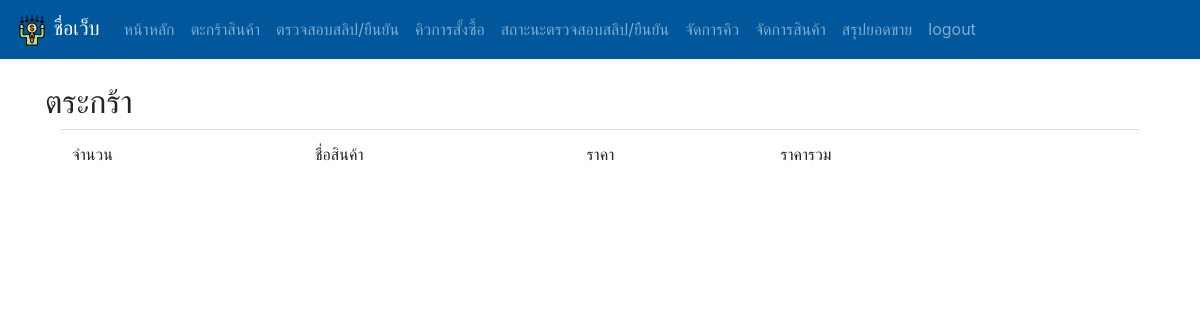
Page /basket/ (signed in) on the earlier database version.
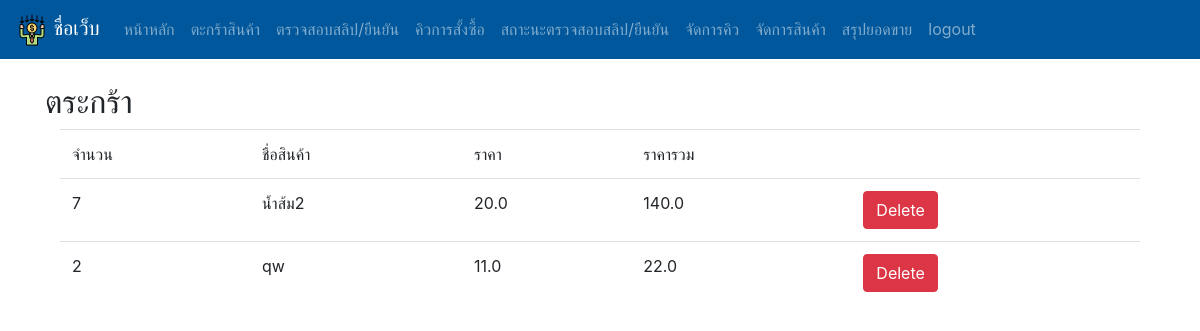
Same page on the later database version.
### main/models.py (models this page shows, shortened)
class Order_items(models.Model):
    item_no = models.ForeignKey(Product, on_delete=models.PROTECT,null=True)
    unit = models.IntegerField()
    price = models.FloatField()
    item_price = models.FloatField()

class Product(models.Model):
    type = models.ForeignKey(Type, on_delete=models.PROTECT,null=True)
    name = models.CharField(max_length=255)
    price = models.FloatField()
    stock = models.IntegerField()
    picture = models.ImageField(upload_to='product_pic',null=True,blank=True)

### main/views.py (the view)
# urls.py: path('basket/',views.basket,name='basket'),
@login_required
def basket(request):
    basket = Order_items.objects.all()
    context={
        'basket':basket
    }
    return render(request, 'main/basket.html',context=context)

### main/templates/main/basket.html
{% extends 'basesell.html' %}
{% block content %}
    <h2>ตระกร้า</h2>
    <div class='container'>
        <table class='table'>
            <tr>
                <td>จำนวน</td>
                <td>ชื่อสินค้า</td>
                <td>ราคา</td>
                <td>ราคารวม</td>
                <td></td>
            </tr>
            {% for c in basket %}
            <tr>
                <td>{{c.unit}}</td>
                <td>{{c.item_no.name}}</td>
                <td>{{c.item_no.price}}</td>
                <td>{{c.item_price}}</td>
                <td>
                <a>
                    <div class='btn btn-danger'>Delete</div>
                </a>
                </td>
            </tr>
            {% endfor %}
        </table>
    </div>
{% endblock %}

Differences in the rows shown:
added Order_items: unit "7", item_no.name "น้ำส้ม2", item_no.price "20.0", item_price "140.0"
added Order_items: unit "2", item_no.name "qw", item_no.price "11.0", item_price "22.0"
